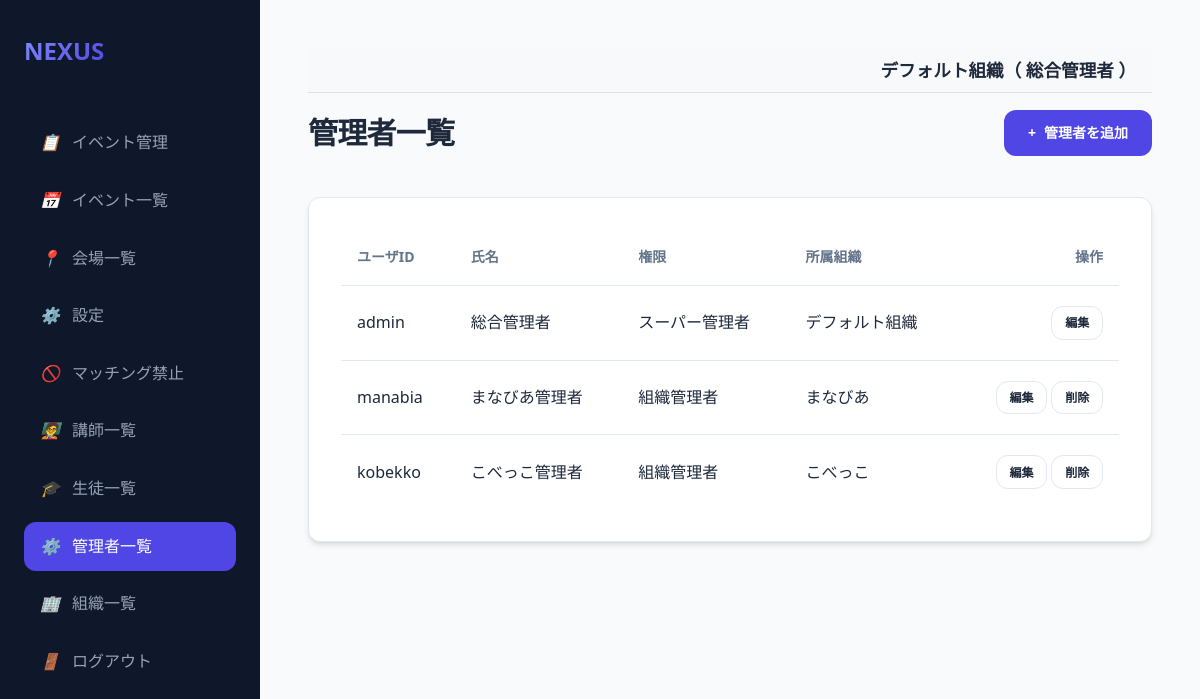
Screenshot of /users (signed in) with the database file from the repository.
### models.py (models this page shows, shortened)
class Organization(db.Model):
    id = db.Column(db.Integer, primary_key=True)
    name = db.Column(db.String(100), nullable=False)

class User(db.Model):
    id = db.Column(db.Integer, primary_key=True)
    username = db.Column(db.String(50), unique=True, nullable=False)
    name = db.Column(db.String(50), nullable=True)
    password_hash = db.Column(db.String(128), nullable=False)
    is_admin = db.Column(db.Boolean, default=False)
    is_super_admin = db.Column(db.Boolean, default=False)
    is_org_admin = db.Column(db.Boolean, default=False)
    organization_id = db.Column(db.Integer, db.ForeignKey('organization.id'), nullable=True)
    organization = db.relationship('Organization', backref='users')
    teacher_record = db.relationship('Teacher', back_populates='user', uselist=False)
    student_record = db.relationship('Student', back_populates='user', uselist=False)

### app.py (the view)
@app.route('/users')
@admin_required
def users():
    if not db.session.get(User, session['user_id']).is_super_admin:
        abort(403)
    users = User.query.filter(db.or_(User.is_admin==True, User.is_super_admin==True)).all()
    return render_template('users.html', users=users)

### app.py (called while the page is built)
@app.after_request
def add_header(response):
    response.headers['Cache-Control'] = 'no-store, no-cache, must-revalidate, max-age=0'
    response.headers['Pragma'] = 'no-cache'
    response.headers['Expires'] = '0'
    return response

@app.context_processor
def inject_globals():
    user = None
    group_division_enabled = False
    if 'user_id' in session:
        user = db.session.get(User, session['user_id'])
        if user and user.organization_id:
            cfg = Config.query.filter_by(key='group_division_enabled', organization_id=user.organization_id).first()
            if cfg and cfg.value == 'true':
                group_division_enabled = True
    return dict(current_user=user, group_division_enabled=group_division_enabled)

def admin_required(f):
    @wraps(f)
    def decorated_function(*args, **kwargs):
        if 'user_id' not in session:
            return redirect(url_for('login'))
        user = db.session.get(User, session['user_id'])
        if not user or not user.is_admin:
            abort(403)
        return f(*args, **kwargs)
    return decorated_function

### templates/users.html
{% extends "base.html" %}
{% block content %}
<div class="header">
    <h1>管理者一覧</h1>
    <a href="{{ url_for('user_edit', id=0) }}" class="btn btn-primary">
        <span>+</span> 管理者を追加
    </a>
</div>
<div class="card">
    <div class="table-container">
        <table>
            <thead>
                <tr>
                    <th>ユーザID</th>
                    <th>氏名</th>
                    <th>権限</th>
                    <th>所属組織</th>
                    <th style="text-align: right;">操作</th>
                </tr>
            </thead>
            <tbody>
                {% for user in users %}
                <tr>
                    <td>{{ user.username }}</td>
                    <td>{{ user.name if user.name else '-' }}</td>
                    <td>{{ 'スーパー管理者' if user.is_super_admin else ('組織管理者' if user.is_org_admin else '管理者') }}</td>
                    <td>{{ user.organization.name if user.organization else '-' }}</td>
                    <td style="text-align: right;">
                        <a href="{{ url_for('user_edit', id=user.id) }}" class="btn btn-outline" style="padding: 0.4rem 0.8rem; font-size: 0.75rem;">編集</a>
                        {% if user.id != session['user_id'] %}
                        <a href="{{ url_for('user_delete', id=user.id) }}" class="btn btn-outline btn-danger" style="padding: 0.4rem 0.8rem; font-size: 0.75rem;" onclick="return confirm('本当に削除しますか？')">削除</a>
                        {% endif %}
                    </td>
                </tr>
                {% endfor %}
            </tbody>
        </table>
    </div>
</div>
{% endblock %}

### templates/base.html (shortened to what this page needs)
<!DOCTYPE html>
<html lang="ja">
<head>
    <link rel="stylesheet" href="{{ url_for('static', filename='style.css') }}">
</head>
<body>
<aside class="sidebar">
    <a href="/" class="logo">
        <span>NEXUS</span>
    </a>
    <nav class="nav-links">
        {% if current_user.is_admin %}
        <a href="/events" class="nav-item {{ 'active' if request.path == '/events' }}">
            <i>📋</i> イベント管理
        </a>
        <a href="/event/select" class="nav-item {{ 'active' if request.path == '/event/select' }}">
            <i>📅</i> イベント一覧
        </a>
        <a href="/venues" class="nav-item {{ 'active' if request.path == '/venues' }}">
            <i>📍</i> 会場一覧
        </a>
        <a href="/settings" class="nav-item {{ 'active' if request.path == '/settings' }}">
            <i>⚙️</i> 設定
        </a>
        <a href="/prohibited_matches" class="nav-item {{ 'active' if request.path == '/prohibited_matches' }}">
            <i>🚫</i> マッチング禁止
        </a>
        {% if session.get('selected_event_name', '')|trim == '学習会' and session.get('selected_event_status', '')|trim == '実施後' %}
        <a href="/evaluation/teacher" class="nav-item {{ 'active' if request.path == '/evaluation/teacher' }}">
            <i>🧑‍🏫</i> 講師による評価
        </a>
        <a href="/evaluation/student" class="nav-item {{ 'active' if request.path == '/evaluation/student' }}">
            <i>🎓</i> 生徒の感想
        </a>
        {% else %}
        <a href="/teachers" class="nav-item {{ 'active' if request.path == '/teachers' }}">
            <i>🧑‍🏫</i> 講師一覧
        </a>
        <a href="/students" class="nav-item {{ 'active' if request.path == '/students' }}">
            <i>🎓</i> 生徒一覧
        </a>
        {% endif %}
        {% if current_user.is_super_admin %}
        <a href="/users" class="nav-item {{ 'active' if request.path == '/users' }}">
            <i>⚙️</i> 管理者一覧
        </a>
        <a href="/organizations" class="nav-item {{ 'active' if request.path == '/organizations' }}">
            <i>🏢</i> 組織一覧
        </a>
        {% endif %}
        {% endif %}
        <a href="{{ url_for('logout') }}" class="nav-item">
            <i>🚪</i> ログアウト
        </a>
    </nav>
</aside>
<main class="main-content">
    {% if current_user %}
    <div style="background-color: #f8f9fa; padding: 0.5rem 1rem; margin-bottom: 1rem; border-bottom: 1px solid #dee2e6; text-align: right; font-size: 1.1rem; font-weight: bold;">
        {{ current_user.organization.name if current_user.organization else '組織なし' }}（
        {% if current_user.name %}
            {{ current_user.name }}
        {% elif current_user.teacher_record %}
            {{ current_user.teacher_record.name }}
        {% elif current_user.student_record %}
            {{ current_user.student_record.name }}
        {% else %}
            {{ current_user.username }}
        {% endif %}
        ）
    </div>
    {% endif %}
    {% block content %}{% endblock %}
</main>
</body>
</html>

### static/style.css (style rules this page uses)
:root { --primary: #4f46e5; --primary-hover: #4338ca; --bg-main: #f8fafc; --bg-card: #ffffff; --text-main: #1e293b; --text-muted: #64748b; --border: #e2e8f0; --shadow: 0 4px 6px -1px rgb(0 0 0 / 0.1), 0 2px 4px -2px rgb(0 0 0 / 0.1); --radius: 0.75rem; --sidebar-w: 260px; }
* { margin: 0; padding: 0; box-sizing: border-box; }
body { font-family: "Segoe UI", "Hiragino Kaku Gothic ProN", "Hiragino Sans", "Meiryo", sans-serif; background-color: var(--bg-main); color: var(--text-main); line-height: 1.6; display: flex; min-height: 100vh; }
.sidebar { width: var(--sidebar-w); background-color: #0f172a; color: white; padding: 2rem 1.5rem; display: flex; flex-direction: column; position: fixed; height: 100vh; transition: all 0.3s ease; }
.logo { font-size: 1.5rem; font-weight: 800; margin-bottom: 3rem; display: flex; align-items: center; gap: 0.75rem; color: #f8fafc; text-decoration: none; }
.logo span { background: linear-gradient(135deg, #818cf8, #4f46e5); -webkit-background-clip: text; -webkit-text-fill-color: transparent; }
.nav-links { display: flex; flex-direction: column; gap: 0.5rem; }
.nav-item { padding: 0.75rem 1rem; color: #94a3b8; text-decoration: none; border-radius: var(--radius); display: flex; align-items: center; gap: 0.75rem; transition: all 0.2s; }
.nav-item.active { background-color: var(--primary); color: white; }
.main-content { margin-left: var(--sidebar-w); flex: 1; padding: 3rem; max-width: 1200px; }
.header { display: flex; justify-content: space-between; align-items: center; margin-bottom: 2.5rem; }
h1 { font-size: 1.875rem; font-weight: 700; letter-spacing: -0.025em; }
.card { background: var(--bg-card); border: 1px solid var(--border); border-radius: var(--radius); padding: 2rem; box-shadow: var(--shadow); }
.table-container { overflow-x: auto; }
table { width: 100%; border-collapse: collapse; text-align: left; }
th { padding: 1rem; border-bottom: 1px solid var(--border); font-size: 0.875rem; text-transform: uppercase; color: var(--text-muted); font-weight: 600; }
td { padding: 1.25rem 1rem; border-bottom: 1px solid var(--border); }
tr:last-child td { border-bottom: none; }
.btn { display: inline-flex; align-items: center; justify-content: center; padding: 0.75rem 1.5rem; font-size: 0.875rem; font-weight: 600; border-radius: var(--radius); cursor: pointer; transition: all 0.2s; text-decoration: none; border: none; gap: 0.5rem; }
.btn-primary { background-color: var(--primary); color: white; }
.btn-danger { background-color: #ef4444; color: white; }
.btn-outline { background-color: transparent; border: 1px solid var(--border); color: var(--text-main); }

### rows the page displays
Organization: organization "デフォルト組織"
User: name "総合管理者", username "admin", is_super_admin "スーパー管理者", organization "デフォルト組織"
User: username "manabia", name "まなびあ管理者", is_super_admin+is_org_admin "組織管理者", organization "まなびあ"
User: username "kobekko", name "こべっこ管理者", is_super_admin+is_org_admin "組織管理者", organization "こべっこ"
